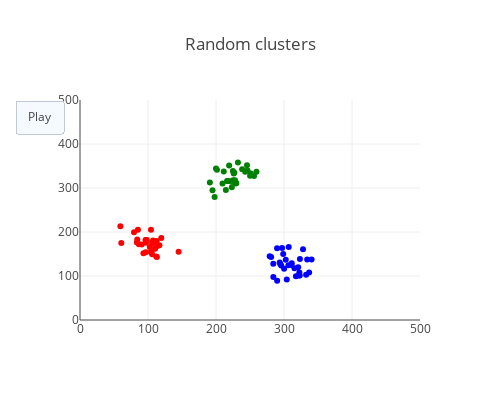

Notebook code for this chart:
### Markdown cell above
## Data, Layout, Frames, Figure

### Code cell
trace1 = dict(
    type= 'scatter',
    x= table.Xi,
    y= table.Yi,
    marker= dict(color=table.color),
    mode= 'markers',
)

trace2 = dict(
    type= 'scatter',
    x= table.Xf,
    y= table.Yf,
    marker= dict(color=table.color),
    mode= 'markers',
)

data = [trace1]

layout = dict(
    title= 'Random clusters',
    width= 500,
    height= 400,
    xaxis=dict(range=[0, 500]),
    yaxis=dict(range=[0, 500]),
    updatemenus= [dict(
        type= 'buttons',
        buttons= [{'label': 'Play', 'method': 'animate', 'args': [None]}],
    )]
)

frames = [
    dict(data=[{'x':table.Xi, 'y':table.Yi}]),
    dict(data=[{'x':table.Xf, 'y':table.Yf}]),
]

fig = dict(
    data= data,
    layout= layout,
    frames=frames,
)

py.offline.iplot(fig)

### Figure 1 — Plotly figure (JSON) as saved in the notebook; plotly's stock layout.template omitted (floating-point values rounded to 4 significant figures)
{"data": [{"marker": {"color": ["red", "red", "red", "red", "red", "red", "red", "red", "red", "red", "red", "red", "red", "red", "red", "red", "red", "red", "red", "red", "red", "red", "red", "red", "red", "red", "red", "red", "red", "red", "green", "green", "green", "green", "green", "green", "green", "green", "green", "green", "green", "green", "green", "green", "green", "green", "green", "green", "green", "green", "green", "green", "green", "green", "green", "green", "green", "green", "green", "green", "blue", "blue", "blue", "blue", "blue", "blue", "blue", "blue", "blue", "blue", "blue", "blue", "blue", "blue", "blue", "blue", "blue", "blue", "blue", "blue", "blue", "blue", "blue", "blue", "blue", "blue", "blue", "blue", "blue", "blue"]}, "mode": "markers", "type": "scatter", "uid": "70ffed30-c823-11e8-9eee-712fd924069c", "x": [90.76, 84.19, 112.1, 116.7, 97.94, 104.0, 86.57, 106.3, 112.8, 113.0, 59.39, 106.1, 102.7, 110.4, 107.4, 96.3, 119.5, 104.4, 145.0, 60.73, 83.67, 97.84, 93.25, 107.2, 113.6, 106.0, 97.06, 79.43, 96.73, 85.19, 224.9, 223.2, 198.0, 255.9, 214.5, 251.4, 230.0, 250.1, 227.9, 227.0, 211.4, 217.7, 200.0, 242.9, 238.4, 216.2, 246.3, 229.1, 191.0, 232.3, 259.5, 201.4, 220.5, 245.6, 225.2, 226.1, 194.9, 209.6, 219.3, 223.9, 279.0, 311.0, 300.2, 328.0, 281.1, 284.2, 306.9, 334.0, 315.3, 340.5, 302.6, 332.5, 322.0, 323.2, 317.5, 337.0, 294.5, 297.2, 295.8, 311.4, 323.4, 289.8, 306.5, 284.3, 289.9, 298.8, 322.6, 293.6, 304.1, 320.8], "y": [171.4, 182.9, 144.3, 170.0, 181.8, 154.6, 172.2, 160.1, 179.8, 142.9, 213.1, 149.3, 166.1, 161.7, 180.9, 181.8, 186.1, 205.3, 154.9, 174.8, 176.1, 181.9, 151.6, 174.5, 168.2, 176.1, 175.4, 199.4, 154.2, 205.3, 338.5, 301.8, 279.8, 327.2, 295.4, 333.0, 311.4, 328.0, 317.7, 334.9, 337.6, 315.7, 344.5, 337.0, 342.7, 316.1, 339.6, 310.3, 312.3, 358.0, 337.0, 341.5, 315.6, 351.9, 317.5, 333.2, 295.0, 310.0, 351.1, 314.1, 144.8, 125.2, 116.2, 161.0, 143.1, 128.0, 165.7, 137.3, 117.6, 137.6, 136.7, 103.1, 100.9, 101.0, 99.51, 107.8, 127.1, 163.9, 124.1, 129.0, 138.4, 162.8, 124.5, 97.89, 89.12, 149.9, 108.2, 130.6, 91.98, 119.7]}], "layout": {"height": 400, "title": "Random clusters", "updatemenus": [{"active": 0, "buttons": [{"args": [null], "label": "Play", "method": "animate"}], "type": "buttons"}], "width": 500, "xaxis": {"range": [0, 500], "type": "linear"}, "yaxis": {"range": [0, 500], "type": "linear"}}}
